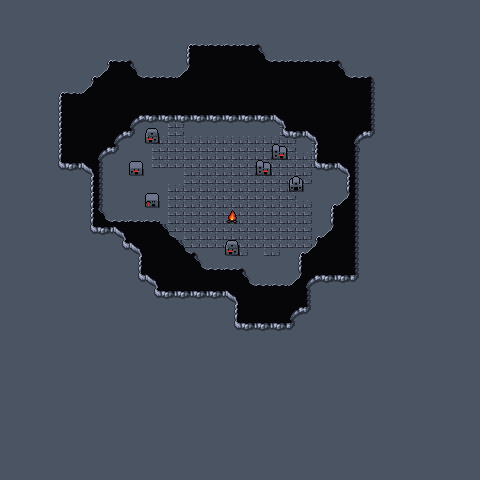

The image is a tile-based game level rendered from a .tmx file. Its description and source (layers, tilesets, objects; grid data summarised) follow:
An orthogonal 30x30 tile map with 16x16 px tiles, 3 tile layers (Background, Ground, Walls), 1 hidden layer not drawn, 2 tilesets and 3 objects.

<map version="1.10" tiledversion="1.10.1" orientation="orthogonal" renderorder="right-down" width="30" height="30" tilewidth="16" tileheight="16" infinite="0" nextlayerid="7" nextobjectid="80">
 <editorsettings>
  <export target="wastetown..tmx" format="tmx" />
 </editorsettings>
 <properties>
  <property name="preventEscape" type="bool" value="true" />
 </properties>
 <tileset firstgid="1" source="../../tileset/main.tsx" />
 <tileset firstgid="10113" source="../../tileset/buildings.tsx" />
 <layer id="1" name="Background" width="30" height="30">
  <data>[900 cells, 900 non-empty, 2 distinct tile ids]</data>
 </layer>
 <layer id="2" name="Ground" width="30" height="30">
  <data>[900 cells, 97 non-empty, 17 distinct tile ids]</data>
 </layer>
 <layer id="3" name="Walls" width="30" height="30">
  <properties>
   <property name="spriteLayer" type="bool" value="true" />
  </properties>
  <data>[900 cells, 228 non-empty, 23 distinct tile ids]</data>
 </layer>
 <layer id="5" name="Overlay" width="30" height="30" visible="0">
  <data>[900 cells, 22 non-empty, 6 distinct tile ids]</data>
 </layer>
 <objectgroup id="4" name="Objects">
  <object id="69" template="../../obj/enemy.tx" gid="2147495067" x="208" y="224">
   <properties>
    <property name="dialog">[{
  "text":"Hello, planeswalker {var=player_name}",
  "options":[
    {
	  "name":"Why am I here",      
	  "condition":[ { "checkQuestFlag": "mainQuest" ,"not":true} ],    
	  "text":"This... is Shandalar. A plane where mana is so prevalent and used by all that is sentient. Even the common people use spells daily.",
	  "voiceFile":"audio/WizPAR1.mp3",
	  "options":[
		{      
		  "name":"Continue",
		  "text":"Like you, some planeswalkers have been imprisoned here by the guardians in the castles. You must defeat them in battle to release us from this plane. Use your powers of magic to challenge them.",
		  "voiceFile":"audio/WizPAR2.mp3"
		  "options":[
			{
			  "name":"Continue",
				"text":"Find the planeswalkers trapped here. Guide them to me, they will help you on your journey.",
				"voiceFile":"audio/WizPAR3.mp3",
				"options":[
				{
					"name":"Continue",
					"text":"Take this rune. You can use it anytime to return here. Be careful, planeswalker.",
					"action":[{"addItem":"Colorless rune"}],
					"voiceFile":"audio/WizPAR4.mp3"
					"options":[
					{
						"name":"Continue",
  						"text":"I have something else for you, {var=player_name}. Take these coins, but do not spend them with merchants.",
  						"condition":[{ "checkCharacterFlag": "freeChallengeCoins" ,"not":true} ],    
  						"options":[{
							"action": [{"grantRewards":[{"type":"item", "count": 1, "itemName": "Challenge Coin"}, {"type":"item", "count": 2, "itemName": "Silver Challenge Coin"}, {"type":"item", "count": 3, "itemName": "Bronze Challenge Coin"}]}, {"setCharacterFlag": {"key":"freeChallengeCoins", "val": 1}}],
							"name":"What are they, then? What are they for?",
							"text":"These are Challenge Coins. Spellcasters of Shandalar will often gather to hold tests of skill. These coins will grant you entry to contests, and the prizes available can help you on your journey.",
							"options":[{"name":"Where are these contests?",
								"text": "Show the coin to innkeepers. If there is a group in the town, the innkeeper will direct you to them.",
								"options":[{ 
									"name":"Thank you",
									"text":"I will reopen the portal you arrived through now, but it cannot send you back from wherever you have come. On the other side, you will find the barrens of Shandalar which I, and now you, call home.",
									"options":[
									{
										"name":"(Leave)",
										"action": [{"setQuestFlag": {"key":"mainQuest", "val": 1}, "activateMapObject": 78}]
									}]
								}]
							}]
						}]
					},
					{ 
						"name":"Thank you",
						"text":"I will reopen the portal you arrived through now, but it cannot send you back from wherever you have come. On the other side, you will find the barrens of Shandalar which I, and now you, call home.",
						"condition":[{ "checkCharacterFlag": "freeChallengeCoins"} ],  
						"options":[
						{
							"name":"(Leave)",
							"action": [{"setQuestFlag": {"key":"mainQuest", "val": 1}, "activateMapObject": 78}]
						}]
					}]
				}]
			}]
		} 
	  ]
	},
    { "name":"Bye" }
  ]
},
{
  "text":"{var=player_name}, I have something else for you. Take these coins, but do not spend them with merchants.",
  "condition":[ { "checkQuestFlag": "mainQuest"}, { "checkCharacterFlag": "freeChallengeCoins" ,"not":true} ],    
  "options":[{
	"action": [{"grantRewards":[{"type":"item", "count": 1, "itemName": "Challenge Coin"}, {"type":"item", "count": 2, "itemName": "Silver Challenge Coin"}, {"type":"item", "count": 3, "itemName": "Bronze Challenge Coin"}]}, {"setCharacterFlag": {"key":"freeChallengeCoins", "val": 1}}],
	"name":"What are they, then? What are they for?",
	"text":"These are Challenge Coins. Spellcasters of Shandalar will often gather to hold tests of skill. These coins will grant you entry to contests, and the prizes available can help you on your journey.",
	"options":[{"name":"Where are these contests?",
		"text": "Show the coin to innkeepers. If there is a group in the town, the innkeeper will direct you to them.",
		"options":[{"name":"Thank you. (Leave)"}]
	}]
  }]
}]</property>
    <property name="enemy" value="Adept Black Wizard" />
   </properties>
  </object>
  <object id="70" template="../../obj/entry_down.tx" x="192" y="160">
   <properties>
    <property name="noExit" type="bool" value="true" />
   </properties>
  </object>
  <object id="78" template="../../obj/portal.tx" x="192" y="144">
   <properties>
    <property name="activeQuestFlag" value="mainQuest" />
    <property name="portalState" value="closed" />
    <property name="sprite" value="sprites/portal3.atlas" />
    <property name="teleport" value="" />
   </properties>
  </object>
 </objectgroup>
</map>
